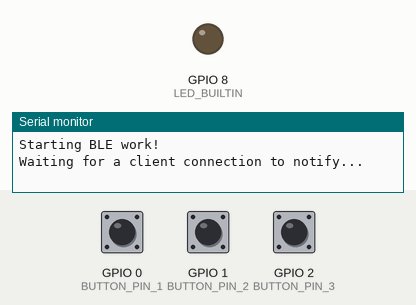
A sketch run on a simulated ESP32-C3. Shown: output pins drawn as LEDs (lit = HIGH), the last lines printed to the serial monitor. Inputs (shaded band) come from the test bench; at power-on: GPIO 0 (BUTTON_PIN_1) HIGH, GPIO 1 (BUTTON_PIN_2) HIGH, GPIO 2 (BUTTON_PIN_3) HIGH. Nothing arrives over Bluetooth unless stated; a phone connects over Bluetooth LE 3 s after start.

Above: at 1.2 s.
1.3 s: GPIO 0 (BUTTON_PIN_1) pulled LOW for 3.2 s
At 4.4 s:
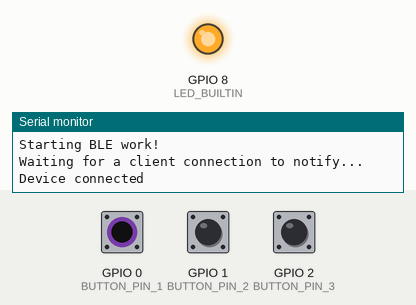
Timing chart, 0 to 5.9 s (numbered marks = the images above; inputs shaded):
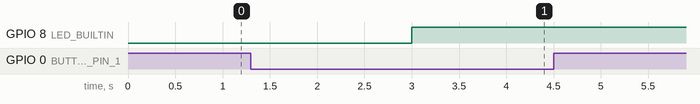

The sketch:

WEB-BLE-SIMPLE.ino
```cpp
#include <BLEDevice.h>
#include <BLEServer.h>
#include <BLEUtils.h>
#include <BLE2902.h>

#define BUTTON_PIN_1 0
#define BUTTON_PIN_2 1
#define BUTTON_PIN_3 2
#define BLE_DEVICE_NAME "ESP32-C3-Button"
#define SERVICE_UUID "12345678-1234-1234-1234-123456789012"
#define CHARACTERISTIC_UUID_1 "87654321-4321-4321-4321-210987654321"
#define CHARACTERISTIC_UUID_2 "87654321-4321-4321-4321-210987654322"
#define CHARACTERISTIC_UUID_3 "87654321-4321-4321-4321-210987654323"

BLEServer *pServer = NULL;
BLECharacteristic *pCharacteristic1 = NULL;
BLECharacteristic *pCharacteristic2 = NULL;
BLECharacteristic *pCharacteristic3 = NULL;
bool deviceConnected = false;
bool oldDeviceConnected = false;
uint8_t buttonState1 = 0;
uint8_t lastButtonState1 = 0;
uint8_t buttonState2 = 0;
uint8_t lastButtonState2 = 0;
uint8_t buttonState3 = 0;
uint8_t lastButtonState3 = 0;

class MyServerCallbacks : public BLEServerCallbacks
{
  void onConnect(BLEServer *pServer)
  {
    deviceConnected = true;
    digitalWrite(LED_BUILTIN, HIGH);
    Serial.println("Device connected");
  };

  void onDisconnect(BLEServer *pServer)
  {
    deviceConnected = false;
    digitalWrite(LED_BUILTIN, LOW);
    Serial.println("Device disconnected");
  }
};

void setup()
{
  Serial.begin(115200);
  pinMode(BUTTON_PIN_1, INPUT_PULLUP);
  pinMode(BUTTON_PIN_2, INPUT_PULLUP);
  pinMode(BUTTON_PIN_3, INPUT_PULLUP);
  pinMode(LED_BUILTIN, OUTPUT);
  digitalWrite(LED_BUILTIN, LOW);

  Serial.println("Starting BLE work!");

  BLEDevice::init(BLE_DEVICE_NAME);
  pServer = BLEDevice::createServer();
  pServer->setCallbacks(new MyServerCallbacks());

  BLEService *pService = pServer->createService(SERVICE_UUID);

  pCharacteristic1 = pService->createCharacteristic(
      CHARACTERISTIC_UUID_1,
      BLECharacteristic::PROPERTY_READ |
          BLECharacteristic::PROPERTY_WRITE |
          BLECharacteristic::PROPERTY_NOTIFY |
          BLECharacteristic::PROPERTY_INDICATE);
  pCharacteristic1->addDescriptor(new BLE2902());

  pCharacteristic2 = pService->createCharacteristic(
      CHARACTERISTIC_UUID_2,
      BLECharacteristic::PROPERTY_READ |
          BLECharacteristic::PROPERTY_WRITE |
          BLECharacteristic::PROPERTY_NOTIFY |
          BLECharacteristic::PROPERTY_INDICATE);
  pCharacteristic2->addDescriptor(new BLE2902());

  pCharacteristic3 = pService->createCharacteristic(
      CHARACTERISTIC_UUID_3,
      BLECharacteristic::PROPERTY_READ |
          BLECharacteristic::PROPERTY_WRITE |
          BLECharacteristic::PROPERTY_NOTIFY |
          BLECharacteristic::PROPERTY_INDICATE);
  pCharacteristic3->addDescriptor(new BLE2902());

  pService->start();

  BLEAdvertising *pAdvertising = BLEDevice::getAdvertising();
  pAdvertising->addServiceUUID(SERVICE_UUID);
  pAdvertising->setScanResponse(false);
  pAdvertising->setMinPreferred(0x06); // functions that help with iPhone/Mac connections issue
  pAdvertising->setMinPreferred(0x12);
  BLEDevice::startAdvertising();
  Serial.println("Waiting for a client connection to notify...");
}

void loop()
{
  buttonState1 = digitalRead(BUTTON_PIN_1);
  buttonState2 = digitalRead(BUTTON_PIN_2);
  buttonState3 = digitalRead(BUTTON_PIN_3);

  if (buttonState1 != lastButtonState1)
  {
    lastButtonState1 = buttonState1;
    if (deviceConnected)
    {
      uint8_t value = (buttonState1 == LOW) ? 1 : 0;
      pCharacteristic1->setValue(&value, 1);
      pCharacteristic1->notify();
      Serial.print("Button 1 state changed: ");
      Serial.println(value);
    }
    delay(50);
  }

  if (buttonState2 != lastButtonState2)
  {
    lastButtonState2 = buttonState2;
    if (deviceConnected)
    {
      uint8_t value = (buttonState2 == LOW) ? 1 : 0;
      pCharacteristic2->setValue(&value, 1);
      pCharacteristic2->notify();
      Serial.print("Button 2 state changed: ");
      Serial.println(value);
    }
    delay(50);
  }

  if (buttonState3 != lastButtonState3)
  {
    lastButtonState3 = buttonState3;
    if (deviceConnected)
    {
      uint8_t value = (buttonState3 == LOW) ? 1 : 0;
      pCharacteristic3->setValue(&value, 1);
      pCharacteristic3->notify();
      Serial.print("Button 3 state changed: ");
      Serial.println(value);
    }
    delay(50);
  }

  if (!deviceConnected && oldDeviceConnected)
  {
    delay(500);
    pServer->startAdvertising();
    Serial.println("Start advertising");
    oldDeviceConnected = deviceConnected;
  }

  if (deviceConnected && !oldDeviceConnected)
  {
    oldDeviceConnected = deviceConnected;
  }

  delay(10);
}
```
